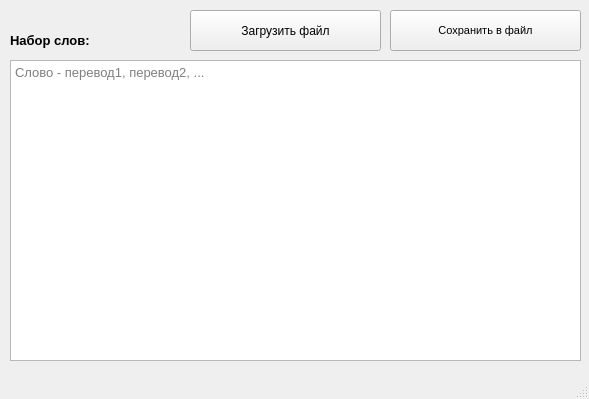
<?xml version="1.0" encoding="UTF-8"?>
<ui version="4.0">
 <class>MainWindow</class>
 <widget class="QMainWindow" name="MainWindow">
  <property name="geometry">
   <rect>
    <x>0</x>
    <y>0</y>
    <width>589</width>
    <height>399</height>
   </rect>
  </property>
  <property name="windowTitle">
   <string>MainWindow</string>
  </property>
  <widget class="QWidget" name="centralwidget">
   <widget class="QPushButton" name="loadFileBtn">
    <property name="geometry">
     <rect>
      <x>190</x>
      <y>10</y>
      <width>191</width>
      <height>41</height>
     </rect>
    </property>
    <property name="text">
     <string>Загрузить файл</string>
    </property>
   </widget>
   <widget class="QPlainTextEdit" name="setP">
    <property name="geometry">
     <rect>
      <x>10</x>
      <y>60</y>
      <width>571</width>
      <height>301</height>
     </rect>
    </property>
    <property name="font">
     <font>
      <pointsize>10</pointsize>
     </font>
    </property>
    <property name="backgroundVisible">
     <bool>false</bool>
    </property>
    <property name="placeholderText">
     <string>Слово - перевод1, перевод2, ...</string>
    </property>
   </widget>
   <widget class="QLabel" name="label_1">
    <property name="geometry">
     <rect>
      <x>10</x>
      <y>20</y>
      <width>171</width>
      <height>41</height>
     </rect>
    </property>
    <property name="font">
     <font>
      <pointsize>10</pointsize>
     </font>
    </property>
    <property name="text">
     <string>&lt;html&gt;&lt;head/&gt;&lt;body&gt;&lt;p&gt;&lt;span style=&quot; font-weight:600;&quot;&gt;Набор слов:&lt;/span&gt;&lt;/p&gt;&lt;/body&gt;&lt;/html&gt;</string>
    </property>
   </widget>
   <widget class="QPushButton" name="saveFileBtn">
    <property name="geometry">
     <rect>
      <x>390</x>
      <y>10</y>
      <width>191</width>
      <height>41</height>
     </rect>
    </property>
    <property name="font">
     <font>
      <pointsize>8</pointsize>
     </font>
    </property>
    <property name="text">
     <string>Сохранить в файл</string>
    </property>
   </widget>
  </widget>
  <widget class="QMenuBar" name="menubar">
   <property name="geometry">
    <rect>
     <x>0</x>
     <y>0</y>
     <width>589</width>
     <height>18</height>
    </rect>
   </property>
  </widget>
  <widget class="QStatusBar" name="statusbar"/>
 </widget>
 <resources/>
 <connections/>
</ui>
